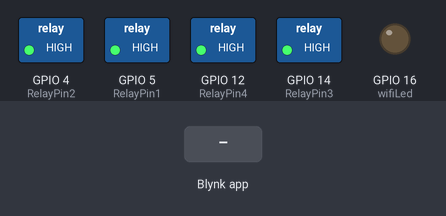
This sketch was run on a simulated ESP8266 (NodeMCU). On the bench: switched loads named in the sketch (green lamp = pin HIGH), output pins drawn as LEDs (lit = HIGH). The test bench sets the inputs (shaded band). WiFi joins after 1.5 s; servers stay silent unless stated; what the sketch prints to the serial monitor is not drawn.

Above: at 3.0 s.
3.1 s: Blynk app writes 1 to V0
At 3.8 s:
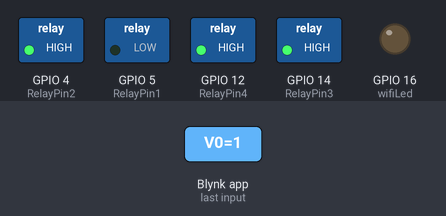
4.6 s: Blynk app writes 1 to V1
At 4.9 s:
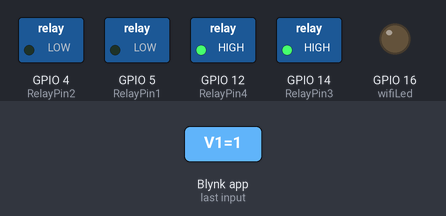
6.1 s: Blynk app writes 0 to V0
At 7.3 s:
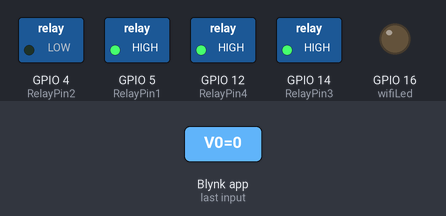
7.6 s: Blynk app writes 1 to V2
At 8.4 s:
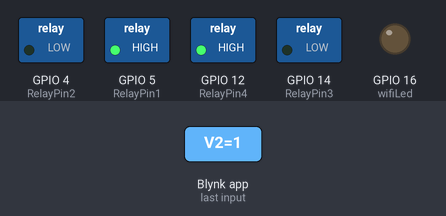
9.1 s: Blynk app writes 0 to V1
At 9.6 s:
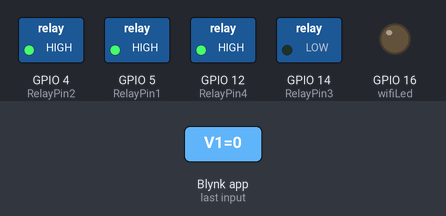
10.6 s: Blynk app writes 1 to V3
At 11.9 s:
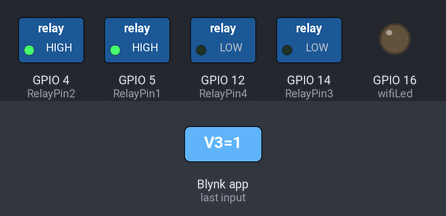
Timing chart, 0 to 13.1 s (numbered marks = the images above; inputs shaded):
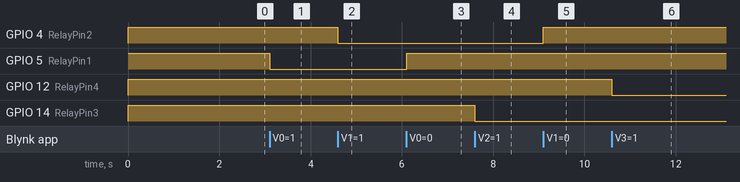

The sketch:

sketch.ino
```cpp
#define BLYNK_TEMPLATE_ID "TMPLVHbfo3EI"
#define BLYNK_DEVICE_NAME "HomeAutomation"
#define BLYNK_AUTH_TOKEN "BGrbtGR_2pedGHJAhDSO-nQhqAt1uWMc"

#define RelayPin1 5  //D1
#define RelayPin2 4  //D2
#define RelayPin3 14  //D5
#define RelayPin4 12  //D6

#define wifiLed   16   //D0

#define VPIN_BUTTON_1    V0
#define VPIN_BUTTON_2    V1
#define VPIN_BUTTON_3    V2
#define VPIN_BUTTON_4    V3

#include <ESP8266WiFi.h>
#include <BlynkSimpleEsp8266.h>

char AUTH[] = BLYNK_AUTH_TOKEN;

char WIFI_SSID[] = "WIFI_SSID";
char WIFI_PASS[] = "WIFI_PASS";
int wifiFlag = 1;

BlynkTimer timer; // Creating a timer object


void myTimerEvent() // This loop defines what happens when timer is triggered
{
  bool isconnected = Blynk.connected();
  if (isconnected == false) {
    wifiFlag = 1;
    digitalWrite(wifiLed, HIGH); //Turn off WiFi LED
  }
  if (isconnected == true) {
    wifiFlag = 0;
    digitalWrite(wifiLed, LOW); //Turn on WiFi LED
  }
}

void setup()
{
  Serial.begin(115200);

  pinMode(RelayPin1, OUTPUT);
  pinMode(RelayPin2, OUTPUT);
  pinMode(RelayPin3, OUTPUT);
  pinMode(RelayPin4, OUTPUT);
  pinMode(wifiLed, OUTPUT);

  digitalWrite(RelayPin1,1);
  digitalWrite(RelayPin2,1);
  digitalWrite(RelayPin3,1);
  digitalWrite(RelayPin4,1);

  Blynk.begin(AUTH, WIFI_SSID, WIFI_PASS);
  timer.setInterval(1000L, myTimerEvent);
}

BLYNK_CONNECTED() {
  // Request the latest state from the server
  Blynk.syncVirtual(VPIN_BUTTON_1);
  Blynk.syncVirtual(VPIN_BUTTON_2);
  Blynk.syncVirtual(VPIN_BUTTON_3);
  Blynk.syncVirtual(VPIN_BUTTON_4);
}

BLYNK_WRITE(V0) // Executes when the value of virtual pin 0 changes
{
  if(param.asInt() == 1)
  {
    // execute this code if the switch widget is now ON
    digitalWrite(RelayPin1,0);  // Set digital pin 2 HIGH
  }
  else
  {
    // execute this code if the switch widget is now OFF
    digitalWrite(RelayPin1,1);  // Set digital pin 2 LOW
  }
}

BLYNK_WRITE(V1) // Executes when the value of virtual pin 0 changes
{
  if(param.asInt() == 1)
  {
    // execute this code if the switch widget is now ON
    digitalWrite(RelayPin2,0);  // Set digital pin 2 HIGH
  }
  else
  {
    // execute this code if the switch widget is now OFF
    digitalWrite(RelayPin2,1);  // Set digital pin 2 LOW
  }
}

BLYNK_WRITE(V2) // Executes when the value of virtual pin 0 changes
{
  if(param.asInt() == 1)
  {
    // execute this code if the switch widget is now ON
    digitalWrite(RelayPin3, 0);  // Set digital pin 2 HIGH
  }
  else
  {
    // execute this code if the switch widget is now OFF
    digitalWrite(RelayPin3, 1);  // Set digital pin 2 LOW
  }
}

BLYNK_WRITE(V3) // Executes when the value of virtual pin 0 changes
{
  if(param.asInt() == 1)
  {
    // execute this code if the switch widget is now ON
    digitalWrite(RelayPin4, 0);  // Set digital pin 2 HIGH
  }
  else
  {
    // execute this code if the switch widget is now OFF
    digitalWrite(RelayPin4, 1);  // Set digital pin 2 LOW
  }
}


void loop()
{
  if (WiFi.status() != WL_CONNECTED)
  {
    Serial.println("WiFi Not Connected");
  }
  else
  {
    Serial.println("WiFi Connected");
    Blynk.run();
  }

  timer.run(); // Initiates SimpleTimer
}
```

Measured:
- after the input at 3.1 s, GPIO 5 (RelayPin1): HIGH → LOW at once
- after the input at 4.6 s, GPIO 4 (RelayPin2): HIGH → LOW at once
- after the input at 6.1 s, GPIO 5 (RelayPin1): LOW → HIGH at once
- after the input at 7.6 s, GPIO 14 (RelayPin3): HIGH → LOW at once
- after the input at 9.1 s, GPIO 4 (RelayPin2): LOW → HIGH at once
- after the input at 10.6 s, GPIO 12 (RelayPin4): HIGH → LOW at once
